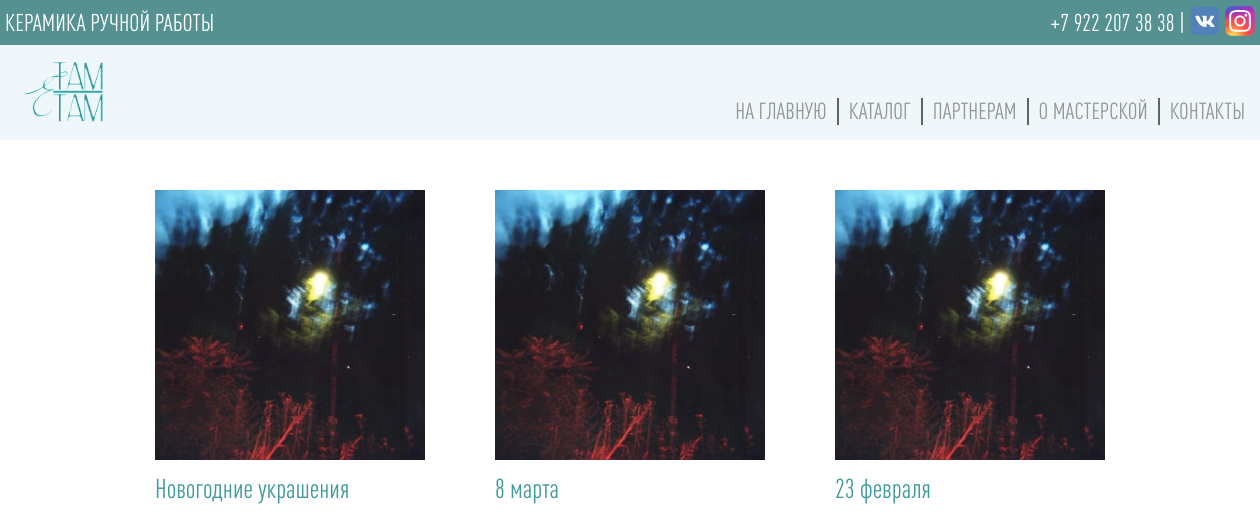
The page /partners/ on the database its author committed.
### partners/models.py (models this page shows, shortened)
class PartnersCategory(models.Model):
    name = models.CharField(max_length=100, verbose_name='Имя категории')
    slug = models.SlugField(unique=True, verbose_name='Текст для ссылки (введите название категории на английском)')
    image = models.ImageField(upload_to='partners/images' ,verbose_name='Изображение категории', null=True)
    descriprion = models.TextField(verbose_name='Описание категории', null=True)

### partners/views.py (the view)
# urls.py: path('partners/', include('partners.urls'), name='partners')
def partners(request):
    partners_categorys = PartnersCategory.objects.order_by()
    return render(request, 'partners/partners.html', {'partners_categorys' : partners_categorys})

### cart/cart.py (called while the page is built)
    def __iter__(self):
        product_ids = self.cart.keys()
        products = Product.objects.filter(id__in=product_ids)
        cart = self.cart.copy()
        for product in products:
            cart[str(product.id)]['product'] = product
        for item in cart.values():
            item['price'] = Decimal(item['price'])
            item['total_price'] = item['price'] * item['quantity']
            yield item

### main/context_processors.py (called while the page is built)
def product_cart_context(request):
    cartForm = CartForm()
    cart = Cart(request)
    len_product = 0
    for item in cart:
        item['update_quantity_form'] = CartAddProductForm(initial={'quantity': item['quantity'],
                                                                   'update': True})
        len_product += 1
    return ({'cart' : cart, 'len_product' : len_product, 'cartForm' : cartForm})

### partners/templates/partners/partners.html
{% extends 'main/base.html' %}
{% block content %}
    <div class="container-fluid">
        <div class="catalog">
                <div class="works-main-block">
                        {% for p in partners_categorys %}
                            <div class="work-block">
                                <a href="{% url 'partners:partners_detail' p.slug %}"><img src="{{ p.image.url }}" alt="" height="270" width="270"></a>
                                <h3 class="category-name">{{ p.name }}</h3>
                            </div>
                        {% endfor %}
                </div>
            </div>
        </div>
{% endblock %}

### static/css/style.css (style rules this page uses)
* { padding: 0; margin: 0; text-decoration: none; list-style-type: none; font-family: "DINPro-CondensedMedium"; }
.container-fluid { width: 950px; margin: 0 auto; }
.works-main-block { padding-top: 50px; display: grid; grid-template-columns: repeat(auto-fit, 270px); grid-auto-rows: minmax(370px, auto); justify-content: space-between; }
.work-block { height: 270px; width: 270px; margin-bottom: 75px; }
.category-name { width: 270px; font-weight: 500; font-size: 27px; margin-top: 10px; color: #409a9b; }

### rows shown on the page
PartnersCategory: image (picture), name "Новогодние украшения"
PartnersCategory: image (picture), name "8 марта"
PartnersCategory: image (picture), name "23 февраля"
